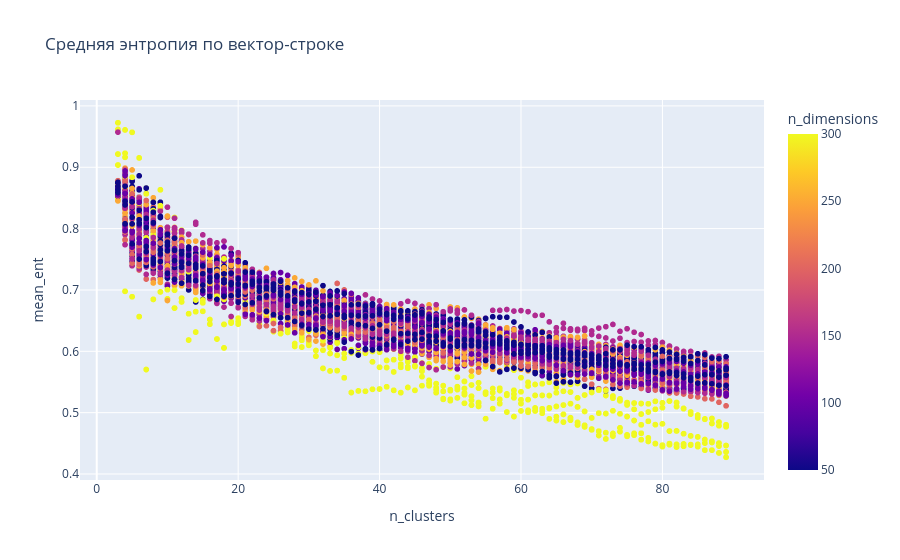

Notebook code for this chart:
### Code cell
df = pd.read_csv("ent_5repeats_90clust.csv")

fig = px.scatter(
    df,
    y="mean_ent",
    x="n_clusters",
    color="n_dimensions",
    title="Средняя энтропия по вектор-строке",
    hover_data={
        "n_clusters": True,
        "mean_ent": True,
        "n_dimensions": True,
        "n_neighbors": True,
        "run_id": True,
    },
)


fig.show()

### Figure 1 — Plotly figure (JSON) as saved in the notebook; plotly's stock layout.template omitted (floating-point values rounded to 4 significant figures; data arrays with more than 128 entries replaced by an {"elided": "..."} marker saying what was removed)
{"data": [{"customdata": {"elided": "10440x3 int values"}, "hovertemplate": "n_clusters=%{x}<br>mean_ent=%{y}<br>n_dimensions=%{marker.color}<br>n_neighbors=%{customdata[1]}<br>run_id=%{customdata[2]}<extra></extra>", "legendgroup": "", "marker": {"color": {"elided": "10440 int values"}, "coloraxis": "coloraxis", "symbol": "circle"}, "mode": "markers", "name": "", "showlegend": false, "type": "scattergl", "x": {"elided": "10440 int values"}, "xaxis": "x", "y": {"elided": "10440 float values"}, "yaxis": "y"}], "layout": {"coloraxis": {"colorbar": {"title": {"text": "n_dimensions"}}, "colorscale": [[0, "#0d0887"], [0.1111, "#46039f"], [0.2222, "#7201a8"], [0.3333, "#9c179e"], [0.4444, "#bd3786"], [0.5556, "#d8576b"], [0.6667, "#ed7953"], [0.7778, "#fb9f3a"], [0.8889, "#fdca26"], [1, "#f0f921"]]}, "legend": {"tracegroupgap": 0}, "title": {"text": "Средняя энтропия по вектор-строке"}, "xaxis": {"anchor": "y", "domain": [0, 1], "title": {"text": "n_clusters"}}, "yaxis": {"anchor": "x", "domain": [0, 1], "title": {"text": "mean_ent"}}}}
